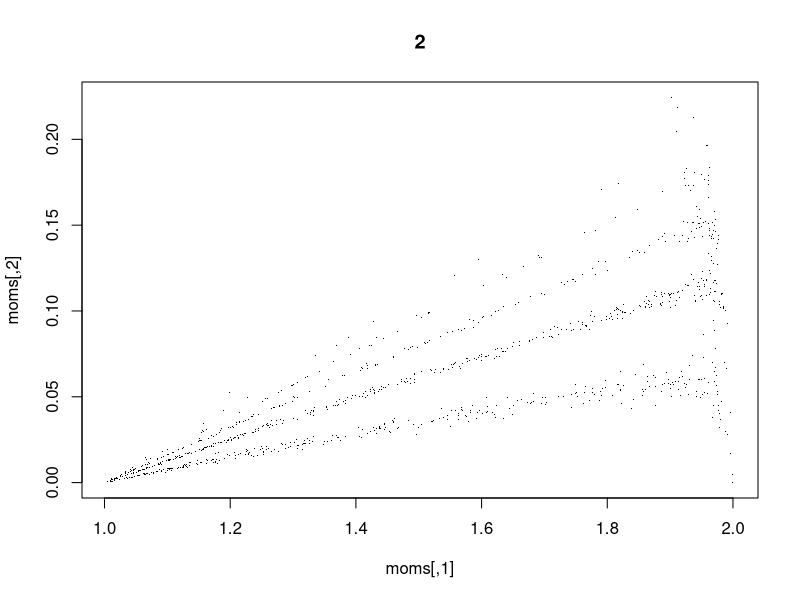
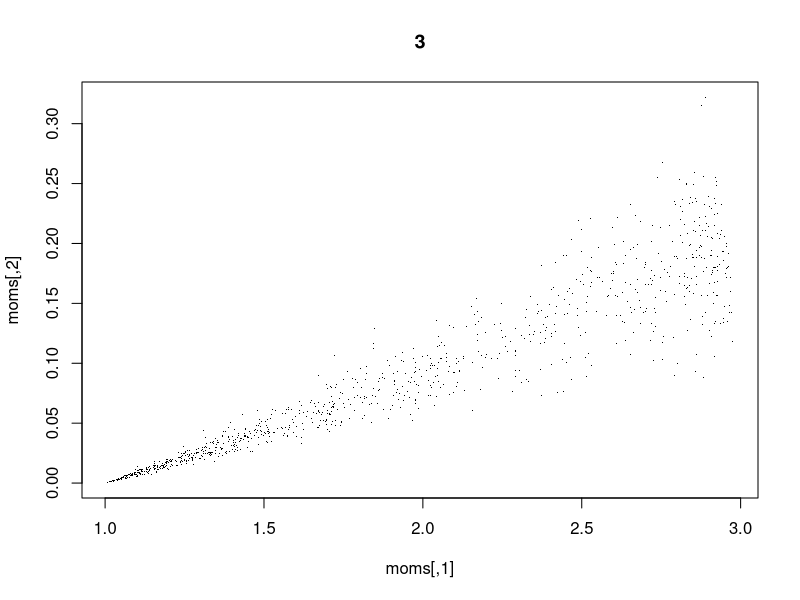
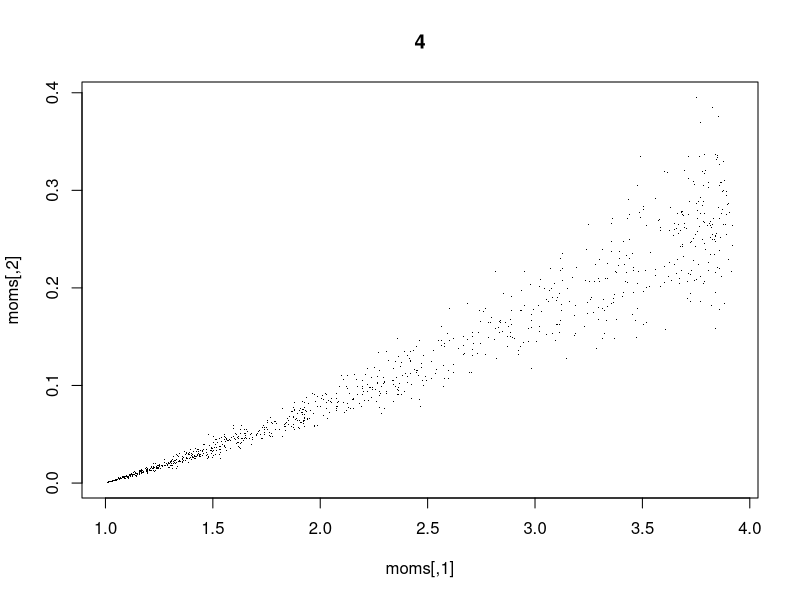

The R script that drew these images, in order: (Note: a time limit stopped this script after it produced the figures.)




generate_mat <- function(ny, nt, shape1 = 1) {
  mat <- matrix(rgamma(ny * nt, shape1), ny, nt)
  mat <- mat/rowSums(mat)
  mat
}

compute_moments <- function(mat, k, mc.reps = 100) {
  maxstat <- sapply(1:mc.reps, function(i) {
    aa <- mat[sample(nrow(mat), k, replace = TRUE), ]
    lala <- apply(aa, 2, max)
    sum(lala)
  })
  c(mean(maxstat), sd(maxstat))
}


ny <- 100
nt <- 100
shape1 <- 0.1
mat <- generate_mat(ny, nt, shape1)
rowSums(mat)
# image(mat)


mats <- lapply(1:1000, function(i) {
  generate_mat(ny, nt, exp(3 * rnorm(1)))
})


for (k in 2:10) {
  moms <- do.call(rbind, lapply(mats, compute_moments, k = k))
  plot(moms, pch = ".")
  title(k)
}
